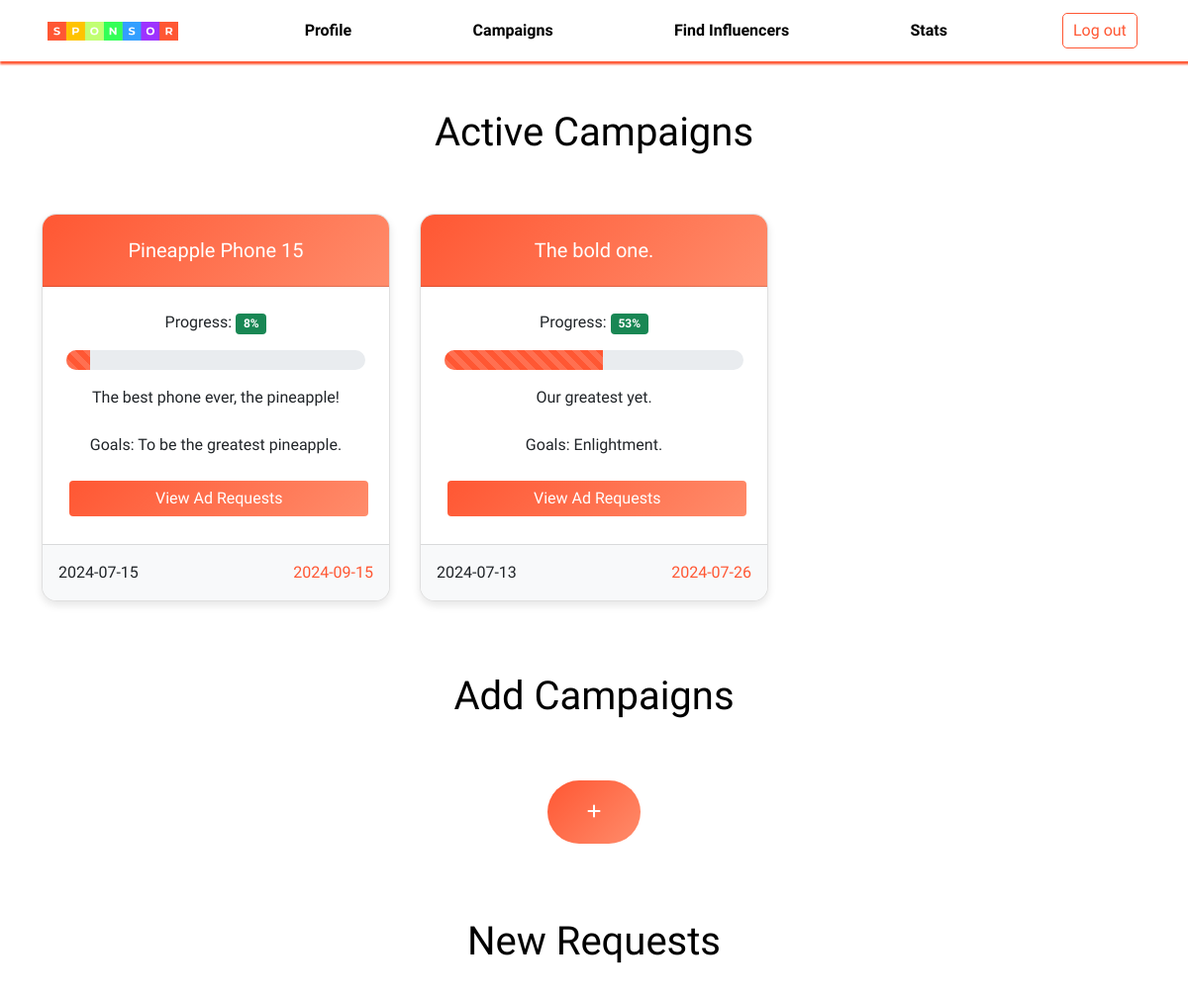
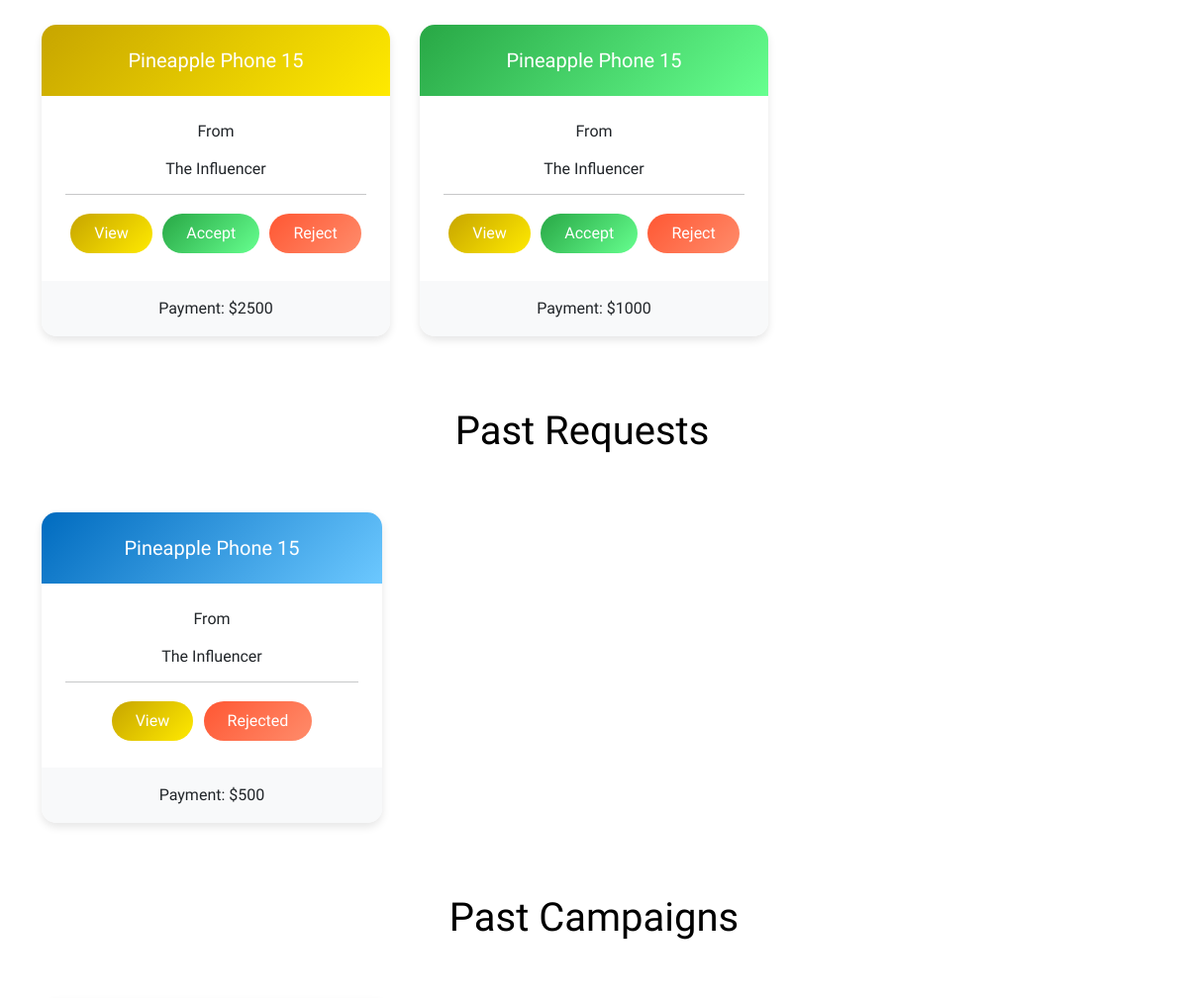
Before: /sponsor/dashboard (upper part) with the older database file (2 pictures, top to bottom).
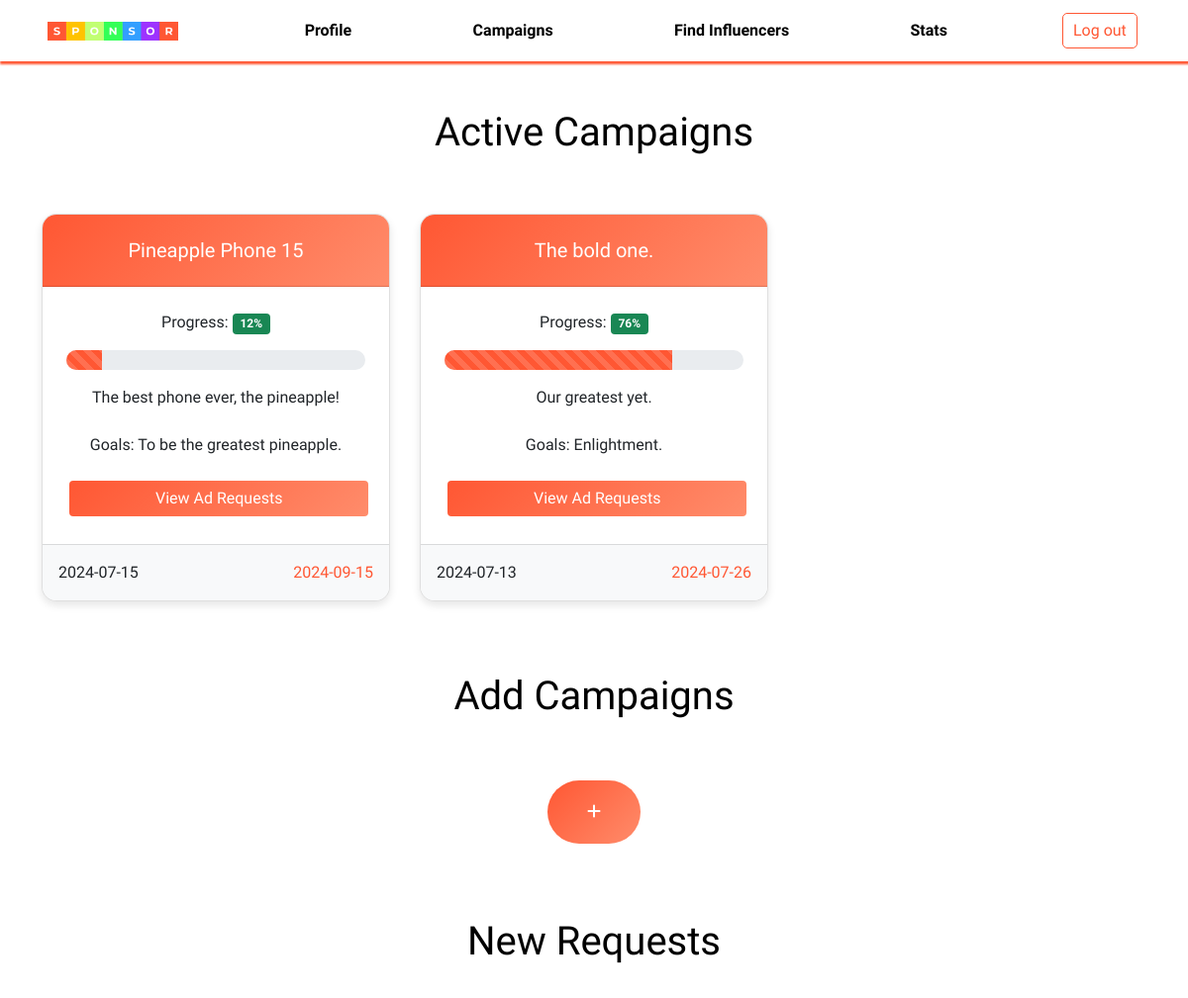
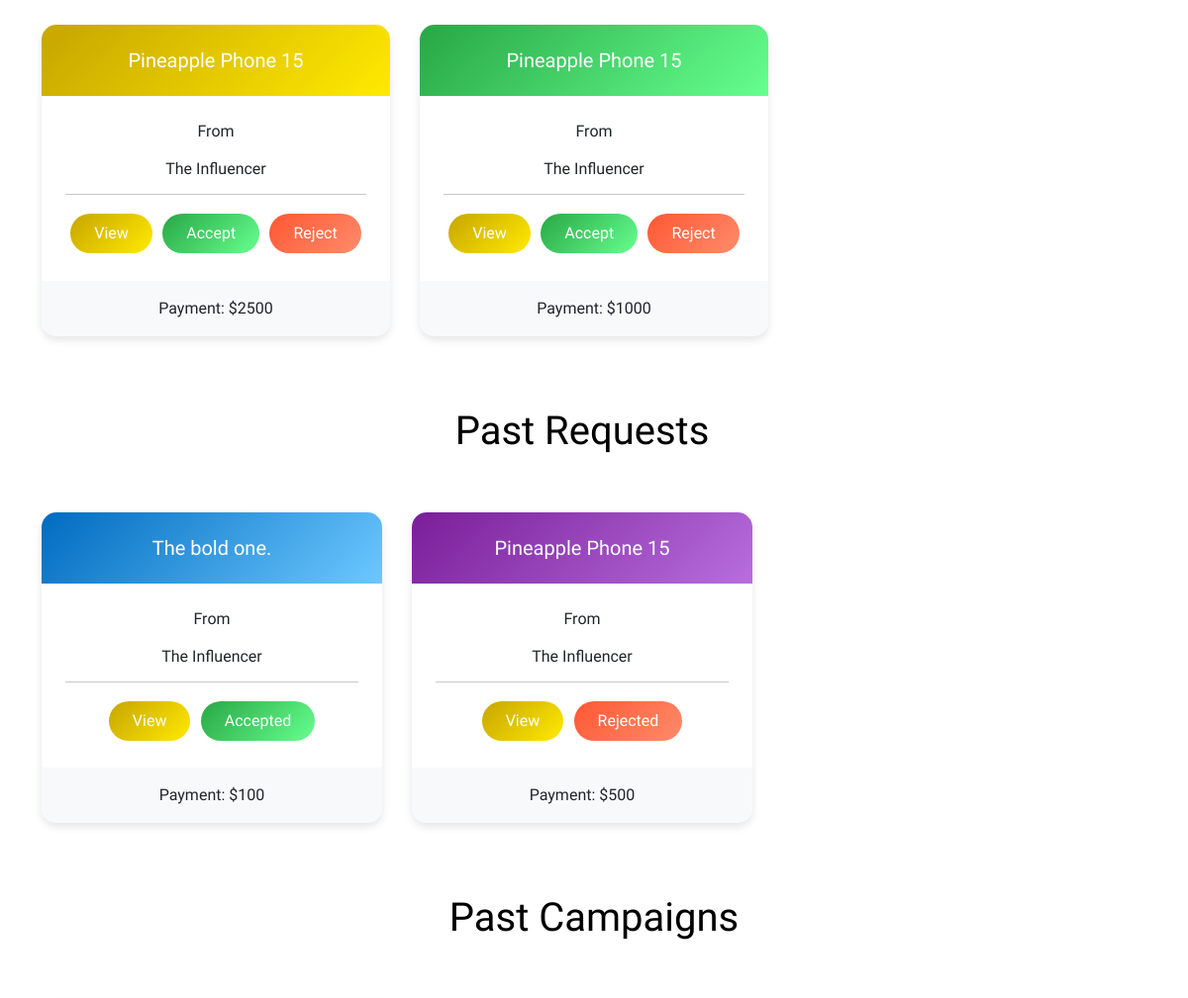
After: the same page with the newer database file (2 pictures, top to bottom).
### application/models.py (models this page shows, shortened)
class Campaign(db.Model):
    __tablename__ = 'Campaign'
    key = db.Column(db.Integer, primary_key=True, autoincrement=True)
    sponsor = db.Column(db.String, db.ForeignKey('Sponsor.username'), nullable=False)
    name = db.Column(db.String)
    description = db.Column(db.String)
    progress = db.Column(db.Integer)
    start_date = db.Column(db.Date)
    end_date = db.Column(db.Date)
    budget = db.Column(db.Integer)
    goals = db.Column(db.String)
    flag = db.Column(db.Integer)

class InfluencerRequests(db.Model):
    __tablename__ = 'InfluencerRequests'
    key = db.Column(db.Integer, primary_key=True, autoincrement=True)
    influencer = db.Column(db.String, db.ForeignKey('Influencer.username'), nullable=False)
    sponsor = db.Column(db.String, db.ForeignKey('Sponsor.username'), nullable=False)
    campaign = db.Column(db.Integer, db.ForeignKey('Campaign.key'))
    description = db.Column(db.String)
    niche = db.Column(db.String)
    payment = db.Column(db.Integer)
    status = db.Column(db.Integer)

class Influencer(db.Model, UserMixin):
    __tablename__ = 'Influencer'
    username = db.Column(db.String, primary_key=True)
    password = db.Column(db.String, nullable=False)
    name = db.Column(db.String)
    bio = db.Column(db.String)
    platforms = db.Column(db.String)
    category = db.Column(db.String)
    niche = db.Column(db.String)
    flag = db.Column(db.Integer)

### application/controllers.py (the view)
@app.route('/sponsor/dashboard', methods=['GET', 'POST'])
def sponsor_dashboard():
    if request.method == 'GET':
        campaigns = (
            db.session.query(Campaign)
            .filter(Campaign.sponsor == 'sponsor', Campaign.progress != 100)
            .order_by(Campaign.key.desc())
            .all()
        )
        ad_requests = (
            db.session.query(AdRequests)
            .filter(AdRequests.campaign.in_([campaign.key for campaign in campaigns]))
            .all()
        )
        ad_requests_by_campaign = {}
        for ad_request in ad_requests:
            if ad_request.campaign not in ad_requests_by_campaign:
                ad_requests_by_campaign[ad_request.campaign] = []
            ad_requests_by_campaign[ad_request.campaign].append(ad_request)
        past_campaigns = (
            db.session.query(Campaign)
            .filter(Campaign.sponsor == 'sponsor', Campaign.progress == 100)
            .order_by(Campaign.key.desc())
            .all()
        )
        past_ad_requests = (
            db.session.query(AdRequests)
            .filter(AdRequests.campaign.in_([campaign.key for campaign in past_campaigns]))
            .all()
        )
        past_ad_requests_by_campaign = {}
        for ad_request in past_ad_requests:
            if ad_request.campaign not in past_ad_requests_by_campaign:
                past_ad_requests_by_campaign[ad_request.campaign] = []
            past_ad_requests_by_campaign[ad_request.campaign].append(ad_request)
        adrequest_subquery = (
        db.session.query(
                AdRequests.influencer.label('influencer'),
                db.func.count(AdRequests.status).filter(AdRequests.status == 4).label('adrequest_count'),
            )
            .group_by(AdRequests.influencer)
            .subquery()
        )
        influencer_requests = (
            db.session.query(
                InfluencerRequests,
                Campaign,
                Influencer,
                adrequest_subquery.c.adrequest_count
            )
            .join(Campaign, InfluencerRequests.campaign == Campaign.key)
            .join(Influencer, InfluencerRequests.influencer == Influencer.username)
            .outerjoin(adrequest_subquery, InfluencerRequests.influencer == adrequest_subquery.c.influencer)
            .filter(InfluencerRequests.sponsor == 'sponsor', InfluencerRequests.status == 0)
            .all()[::-1]
        )
        past_influencer_requests = (
            db.session.query(InfluencerRequests, Campaign, Influencer)
            .join(Campaign, InfluencerRequests.campaign == Campaign.key)
            .join(Influencer, InfluencerRequests.influencer == Influencer.username)
            .filter(InfluencerRequests.sponsor == 'sponsor', InfluencerRequests.status != 0)
            .all()[::-1]
        )
        for campaign in campaigns:
            if campaign.end_date < datetime.now().date():
                campaign.progress = 100
                db.session.commit()
            else:
                campaign.progress = int((datetime.now().date() - campaign.start_date).days / (campaign.end_date - campaign.start_date).days * 100)
                db.session.commit()
        serialized_campaigns = []
        for campaign in campaigns:
            campaign_requests = ad_requests_by_campaign.get(campaign.key, [])
            serialized_campaigns.append({
                'name': campaign.name,
                'description': campaign.description,
                'progress': campaign.progress,
                'goals': campaign.goals,
                'start_date': campaign.start_date,
                'end_date': campaign.end_date,
                'ad_requests': [request.to_dict() for request in campaign_requests]
            })
        serialized_past_campaigns = []
        for campaign in past_campaigns:
            campaign_requests = past_ad_requests_by_campaign.get(campaign.key, [])
            serialized_past_campaigns.append({
                'name': campaign.name,
                'description': campaign.description,
                'progress': campaign.progress,
                'goals': campaign.goals,
                'start_date': campaign.start_date,
                'end_date': campaign.end_date,
                'ad_requests': [request.to_dict() for request in campaign_requests]
            })
        print(dir(influencer_requests[0]))
        return render_template('sponsordashboard.html', campaigns=serialized_campaigns, past_campaigns = serialized_past_campaigns, influencer_requests=influencer_requests, past_influencer_requests=past_influencer_requests)

### application/models.py (called while the page is built)
    def to_dict(self):
        return {
            'key': str(self.key),
            'sponsor': str(self.sponsor),
            'influencer': str(self.influencer),
            'description': str(self.description),
            'niche': str(self.niche),
            'payment': str(self.payment),
            'status': str(self.status)
        }

### templates/sponsordashboard.html (shortened to what the changed rows need)
<!DOCTYPE html>
<html>
<head>
    <link href="https://cdn.jsdelivr.net/npm/bootstrap@5.0.2/dist/css/bootstrap.min.css" rel="stylesheet">
    <link rel="stylesheet" href="https://cdnjs.cloudflare.com/ajax/libs/font-awesome/6.0.0-beta3/css/all.min.css">
    <link rel="stylesheet" href="{{ url_for('static', filename='sponsordashboard.css') }}">
    <link rel="stylesheet" href="{{ url_for('static', filename='nav.css') }}">
    <link rel="stylesheet" href="https://unpkg.com/swiper/swiper-bundle.min.css">
</head>
<body>
    {% if campaigns[0] %}
    <br><br>
    <div class="container">
        <div class="row">
            <div class="col-12 text-center">
                <h1 style="color: black;">Active Campaigns</h1>
            </div>
        </div>
        <div class="row">
            <div class="col-12 text-center card-container">
                <div class="swiper-container">
                    <div class="swiper-wrapper">
                        {% for campaign in campaigns %}
                        <div class="swiper-slide d-flex">
                            <div class="card" style="width: 30rem;">
                                <div class="card-header">
                                    <h5 class="card-title">{{ campaign.name }}</h5>
                                </div>
                                <div class="card-body">
                                    <p class="card-text">Progress: <span class="badge bg-success">{{ campaign.progress }}%</span></p>
                                    <div class="progress mb-3">
                                        <div class="progress-bar progress-bar-striped progress-bar-animated" role="progressbar" style="width: {{ campaign.progress }}%;" aria-valuenow="{{ campaign.progress }}" aria-valuemin="0" aria-valuemax="100"></div>
                                    </div>
                                    <div>
                                        {{ campaign.description }}
                                        <br><br>
                                        <p class="card-text">Goals: {{ campaign.goals }}</p>
                                        <button class="btn btn-custom w-100 mt-2 view-ad-request-btn" type="button" data-bs-toggle="modal" data-bs-target="#adRequestModal"
                                        data-ad-requests='{{ campaign.ad_requests |tojson }}'>
                                            View Ad Requests
                                        </button>
                                    </div>
                                </div>
                                <div class="card-footer text-body-secondary d-flex justify-content-between">
                                    <div>
                                        {{ campaign.start_date }}
                                    </div>
                                    <div style="color: #FF5733;">
                                        {{ campaign.end_date }}
                                    </div>
                                </div>
                            </div>
                        </div>
                        {% endfor %}
                    </div>
                </div>
            </div>
        </div>
        {% endif %}
        <br><br><br>
        <div class="row">
            <div class="col-12 text-center">
                <h1 style="color: black;">Add Campaigns</h1>
            </div>
        </div>
        {% if influencer_requests[0] %}
        <br><br><br>
        <div class="row">
          <div class="col-12 text-center">
            <h1 style="color: black;">New Requests</h1>
          </div>
          <div class="col-12 text-center card-container">
            <div class="swiper-container">
                <div class="swiper-wrapper">
                    {% for request, campaign, influencer, adrequest_count in influencer_requests %}
                    <div class="swiper-slide d-flex">
                        <div class="custom-card" style="width: 30rem;">
                            <div class="custom-card-header">
                                <h5 class="card-title">{{ campaign.name }}</h5>
                            </div>
                            <div class="custom-card-body">
                                <p class="card-text">From</p>
                                <h6 class="card-title">{{ influencer.name }}</h6>
                                <hr>
                                <button class="btn custom-btn-warning" type="button" data-bs-toggle="collapse" data-bs-target="#collapseInvite1" aria-expanded="false" aria-controls="collapseInvite1">
                                    View
                                </button>
                                <button class="btn custom-btn" type="button" onclick="location.href='/sponsor/influencer-requests/accept/{{ request.key }}'">Accept</button>
                                <button class="btn custom-btn-danger" type="button" onclick="location.href='/sponsor/influencer-requests/reject/{{ request.key }}'">Reject</button>
                            </div>
                            <div class="custom-card-footer">
                                <p class="card-text">Payment: ${{ request.payment }}</p>
                            </div>
                        </div>
                    </div>
                    {% endfor %}
                </div>
            </div>
        </div>
        {% endif %}
        {% if past_influencer_requests[0] %}
        <br><br><br>
        <div class="row">
          <div class="col-12 text-center">
            <br><br><br>
            <h1 style="color: black;">Past Requests</h1>
          </div>
          <div class="col-12 text-center card-container">
            <div class="swiper-container">
                <div class="swiper-wrapper">
                    {% for request, campaign, influencer in past_influencer_requests %}
                    <div class="swiper-slide d-flex">
                        <div class="custom-card" style="width: 30rem;">
                            <div class="custom-card-header">
                                <h5 class="card-title">{{ campaign.name }}</h5>
                            </div>
                            <div class="custom-card-body">
                                <p class="card-text">From</p>
                                <h6 class="card-title">{{ influencer.name }}</h6>
                                <hr>
                                <button class="btn custom-btn-warning" type="button" data-bs-toggle="collapse" data-bs-target="#collapseInvite2" aria-expanded="false" aria-controls="collapseInvite1">
                                    View
                                </button>
                                {% if request.status == 2 %}
                                <button class="btn custom-btn" type="button">Accepted</button>
                                {% else %}
                                <button class="btn custom-btn-danger" type="button">Rejected</button>
                                {% endif %}
                            </div>
                            <div class="custom-card-footer">
                                <p class="card-text">Payment: ${{ request.payment }}</p>
                            </div>
                        </div>
                    </div>
                    {% endfor %}
                </div>
            </div>
        </div>
        {% endif %}
      </div>
        {% if past_campaigns[0] %}
        <br><br>
        <div class="container">
            <div class="row">
                <div class="col-12 text-center">
                    <br><br><br>
                    <h1 style="color: black;">Past Campaigns</h1>
                </div>
            </div>
            {% endif %}
        <br><br>
    </div>
    </div>
    </div>
</body>
</html>

Changed rows visible on the page:
changed Campaign "Pineapple Phone 15": progress "8" → "12"; {{ campaign.progress }} 8 → 12 (drawn)
changed Campaign "The bold one.": progress "53" → "76"; {{ campaign.progress }} 53 → 76 (drawn)
added InfluencerRequests: name "The bold one.", name "The Influencer", status "Accepted", payment "100", shown under "Past Requests"
